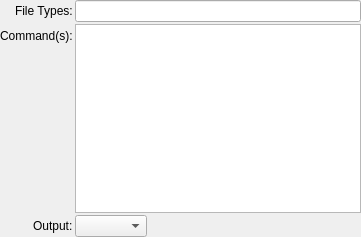
<?xml version="1.0" encoding="UTF-8"?>
<ui version="4.0">
 <class>DragCommand</class>
 <widget class="QWidget" name="DragCommand">
  <property name="geometry">
   <rect>
    <x>0</x>
    <y>0</y>
    <width>361</width>
    <height>237</height>
   </rect>
  </property>
  <property name="windowTitle">
   <string>Form</string>
  </property>
  <layout class="QFormLayout" name="formLayout_2">
   <property name="fieldGrowthPolicy">
    <enum>QFormLayout::AllNonFixedFieldsGrow</enum>
   </property>
   <property name="labelAlignment">
    <set>Qt::AlignRight|Qt::AlignTrailing|Qt::AlignVCenter</set>
   </property>
   <property name="horizontalSpacing">
    <number>2</number>
   </property>
   <property name="verticalSpacing">
    <number>2</number>
   </property>
   <property name="margin">
    <number>0</number>
   </property>
   <item row="0" column="0">
    <widget class="QLabel" name="label">
     <property name="text">
      <string>File Types:</string>
     </property>
    </widget>
   </item>
   <item row="0" column="1">
    <layout class="QHBoxLayout" name="horizontalLayout_2">
     <item>
      <widget class="QLineEdit" name="lineEditExtensions"/>
     </item>
    </layout>
   </item>
   <item row="1" column="0">
    <widget class="QLabel" name="label_2">
     <property name="text">
      <string>Command(s):</string>
     </property>
    </widget>
   </item>
   <item row="1" column="1">
    <widget class="QPlainTextEdit" name="command"/>
   </item>
   <item row="2" column="0">
    <widget class="QLabel" name="label_4">
     <property name="text">
      <string>Output:</string>
     </property>
    </widget>
   </item>
   <item row="2" column="1">
    <layout class="QHBoxLayout" name="horizontalLayout_3">
     <item>
      <widget class="QComboBox" name="comboBoxOutput"/>
     </item>
     <item>
      <spacer name="horizontalSpacer_3">
       <property name="orientation">
        <enum>Qt::Horizontal</enum>
       </property>
       <property name="sizeHint" stdset="0">
        <size>
         <width>40</width>
         <height>20</height>
        </size>
       </property>
      </spacer>
     </item>
    </layout>
   </item>
  </layout>
 </widget>
 <resources/>
 <connections/>
</ui>
